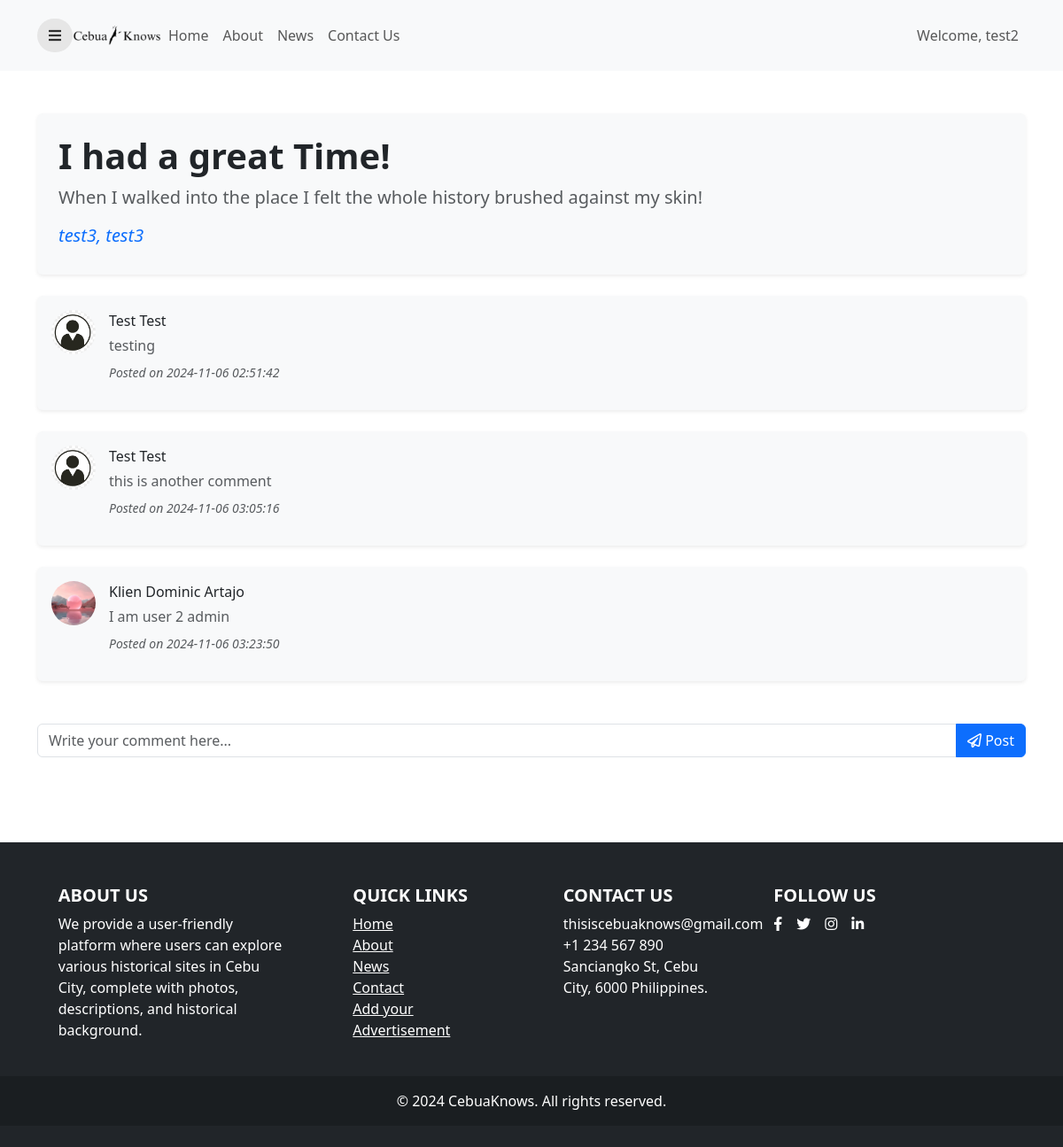
/forum_page.php?forum_id=9 (signed in), run on the app's committed database.
### tables this page shows
CREATE TABLE `users` (
  `user_id` int(11) NOT NULL,
  `username` varchar(50) NOT NULL,
  `email` varchar(50) NOT NULL,
  `password` varchar(60) NOT NULL,
  `confirm_password` varchar(50) NOT NULL,
  `firstname` varchar(20) NOT NULL,
  `lastname` varchar(20) NOT NULL,
  `bio` varchar(255) NOT NULL,
  `mobile` varchar(15) NOT NULL,
  `address` varchar(60) NOT NULL,
  `profile_picture` varchar(60) NOT NULL,
  `role` varchar(25) NOT NULL DEFAULT 'Learner'
);

CREATE TABLE `forum` (
  `forum_id` int(11) NOT NULL,
  `forum_topic` varchar(50) NOT NULL,
  `user_id` int(11) NOT NULL,
  `content_id` int(11) NOT NULL,
  `forum_description` text NOT NULL
);

CREATE TABLE `forum_discussion` (
  `comment_id` int(11) NOT NULL,
  `forum_id` int(11) NOT NULL
);

CREATE TABLE `comment` (
  `comment_id` int(11) NOT NULL,
  `user_id` int(11) NOT NULL,
  `comment` varchar(255) DEFAULT NULL,
  `created_at` datetime NOT NULL DEFAULT current_timestamp()
);

### forum_page.php (the view, shortened to what this page needs)
<?php
	include "connection.php";
	if(!empty($_SESSION["id"])){
		$id = $_SESSION["id"];
		$result = mysqli_query($conn, "SELECT * FROM users WHERE user_id = '$id' ");
		$row = mysqli_fetch_assoc($result);
	}else{
		header("Location: login.php");
		exit();
	}
?>
<!DOCTYPE html>
<html lang="en">
    <head>
		<link href="https://cdn.jsdelivr.net/npm/bootstrap@5.3.0-alpha3/dist/css/bootstrap.min.css" rel="stylesheet">
		<link href="https://cdnjs.cloudflare.com/ajax/libs/font-awesome/5.15.1/css/all.min.css" rel="stylesheet" />
    </head>
    <body>
		<div class="page">
				<nav class="navbar navbar-expand-lg navbar-light bg-light">
					<div class="container">
						<button id="sidebarToggle" class="btn sidebarToggle">
							<i class="fas fa-bars"></i>
						</button>
						<div class="collapse navbar-collapse" id="navbarNav">
						<a href="dashboard-user.php"><img src="img/land-img/logo.png" alt="Logo" width="100" height="100"></a>
							<ul class="navbar-nav me-auto">
								<li class="nav-item"><a class="nav-link" href="dashboard-user.php">Home</a></li>
								<li class="nav-item"><a class="nav-link" href="about.php">About</a></li>
								<li class="nav-item"><a class="nav-link" href="news.php">News</a></li>
								<li class="nav-item"><a class="nav-link" href="contact.php">Contact Us</a></li>
							</ul>
							<ul class="navbar-nav ms-auto">
								<li class="nav-item"><p class="nav-link" style="margin:0;">Welcome, <?php echo $row["username"]; ?></p></li>
							</ul>
						</div>
					</div>
				</nav>
		</div>
        <div class="container mt-5">
			<?php
			$forum_id = $_GET['forum_id'];
			$sql = "SELECT * FROM forum
					INNER JOIN users ON forum.user_id = users.user_id
					WHERE forum_id = '$forum_id'";
			$result = mysqli_query($conn, $sql);
			if ($result) {
				$row = mysqli_fetch_assoc($result);
			?>
			<div class="bg-light p-4 rounded shadow-sm mb-4">
				<h1 class="fw-bold"><?php echo $row['forum_topic']; ?></h1>
				<p class="fs-5 text-muted"><?php echo $row['forum_description']; ?></p>
				<h5 class="text-primary"><em><?php echo $row['lastname'] . ', ' . $row['firstname']; ?></em></h5>
			</div>
			<div class="mb-5">
				<?php
				$comment_sql = "SELECT * FROM forum_discussion
								INNER JOIN comment ON comment.comment_id = forum_discussion.comment_id
								INNER JOIN forum ON forum.forum_id = forum_discussion.forum_id
								INNER JOIN users ON users.user_id = comment.user_id
								WHERE forum.forum_id = '$forum_id'";
				$comment_result = mysqli_query($conn, $comment_sql);
				if ($comment_result) {
					while ($comment_row = mysqli_fetch_assoc($comment_result)) {
				?>
				<div class="d-flex align-items-start mb-4 p-3 bg-light rounded shadow-sm">
					<img class="rounded-circle img-fluid" style="width: 50px; height: 50px; object-fit: cover; margin-right: 15px;" src="<?php echo $comment_row['profile_picture']; ?>" alt="User Profile">
					<div class="flex-grow-1">
						<p class="font-weight-bold text-dark mb-1"><?php echo $comment_row['firstname'] . ' ' . $comment_row['lastname']; ?></p>
						<p class="text-muted mb-2"><?php echo $comment_row['comment']; ?></p>
						<p class="text-muted small"><i>Posted on <?php echo $comment_row['created_at']; ?></i></p>
					</div>
				</div>
				<?php
					}
				} else {
					echo "<p class='text-center text-muted'>No comments yet. Be the first to comment!</p>";
				}
				?>
			</div>
			<form action="forum_page.php?forum_id=<?php echo $_GET['forum_id']; ?>" method="post" class="d-flex flex-column flex-md-row align-items-center gap-3 mt-4">
				<div class="input-group w-100">
					<input name="comment" type="text" class="form-control" placeholder="Write your comment here..." required>
					<button class="btn btn-primary" type="submit" name="post_comment">
						<i class="far fa-paper-plane"></i> Post
					</button>
				</div>
			</form>
			<?php } ?>
		</div>
		<br>
		<br>
		<br>
		<br>
		<footer class="bg-dark text-white pt-5 pb-4">
			<div class="container text-center text-md-start">
				<div class="row text-center text-md-start">
					<div class="col-md-3 col-lg-3 col-xl-3 mx-auto mb-4">
						<h5 class="text-uppercase fw-bold">About Us</h5>
						<p>We provide a user-friendly platform where users can explore various historical sites in Cebu City, complete with photos, descriptions, and historical background.</p>
					</div>
					<div class="col-md-2 col-lg-2 col-xl-2 mx-auto mb-4">
						<h5 class="text-uppercase fw-bold">Quick Links</h5>
						<ul class="list-unstyled">
							<li> <a href="dashboard-user.php" class="text-white ">Home</a> </li>
							<li> <a href="about.php" class="text-white ">About</a> </li>
							<li> <a href="news.php" class="text-white ">News</a> </li>
							<li> <a href="contact.php" class="text-white ">Contact</a> </li>
							<li> <a href="advertisement.php" class="text-white ">Add your Advertisement</a></li>
						</ul>
					</div>
					<div class="col-md-3 col-lg-2 col-xl-2 mx-auto mb-4">
						<h5 class="text-uppercase fw-bold">Contact Us</h5>
						<ul class="list-unstyled">
							<li>thisiscebuaknows@gmail.com</li>
							<li>+1 234 567 890</li>
							<li>Sanciangko St, Cebu City, 6000 Philippines.</li>
						</ul>
					</div>
					<div class="col-12 col-md-4 col-lg-3 mx-auto mb-4">
						<h5 class="text-uppercase fw-bold text-center text-md-start">Follow Us</h5>
						<div class="d-flex justify-content-center justify-content-md-start">
							<a href="#" class="text-white me-3">
								<i class="fab fa-facebook-f"></i>
							</a>
							<a href="#" class="text-white me-3">
								<i class="fab fa-twitter"></i>
							</a>
							<a href="#" class="text-white me-3">
								<i class="fab fa-instagram"></i>
							</a>
							<a href="#" class="text-white">
								<i class="fab fa-linkedin-in"></i>
							</a>
						</div>
					</div>
				</div>
			</div>
			<div class="text-center p-3" style="background-color: rgba(0, 0, 0, 0.2);"> © 2024 CebuaKnows. All rights reserved. </div>
		</footer>
    </body>
</html>

### forum_page.php (style rules this page uses)
.sidebarToggle { font-size: 16px; color: rgba(0, 0, 0, 0.8); z-index: 999; background-color: #e6e6e6; transition: all 0.3s ease; border-radius: 50px; }
.navbar { width:100%; height:10vh; }

### data on the page
users: username "test2"
forum: forum_topic "I had a great Time!", forum_description "When I walked into the place I felt the whole history brushed against my skin!", user.lastname "test3", user.firstname "test3"
forum_discussion: users.profile_picture (placeholder picture), users.firstname "Test", users.lastname "Test", comment_id.comment "testing", comment_id.created_at "2024-11-06 02:51:42"
forum_discussion: users.profile_picture (placeholder picture), users.firstname "Test", users.lastname "Test", comment_id.comment "this is another comment", comment_id.created_at "2024-11-06 03:05:16"
forum_discussion: users.profile_picture (picture), users.firstname "Klien Dominic", users.lastname "Artajo", comment_id.comment "I am user 2 admin", comment_id.created_at "2024-11-06 03:23:50"
